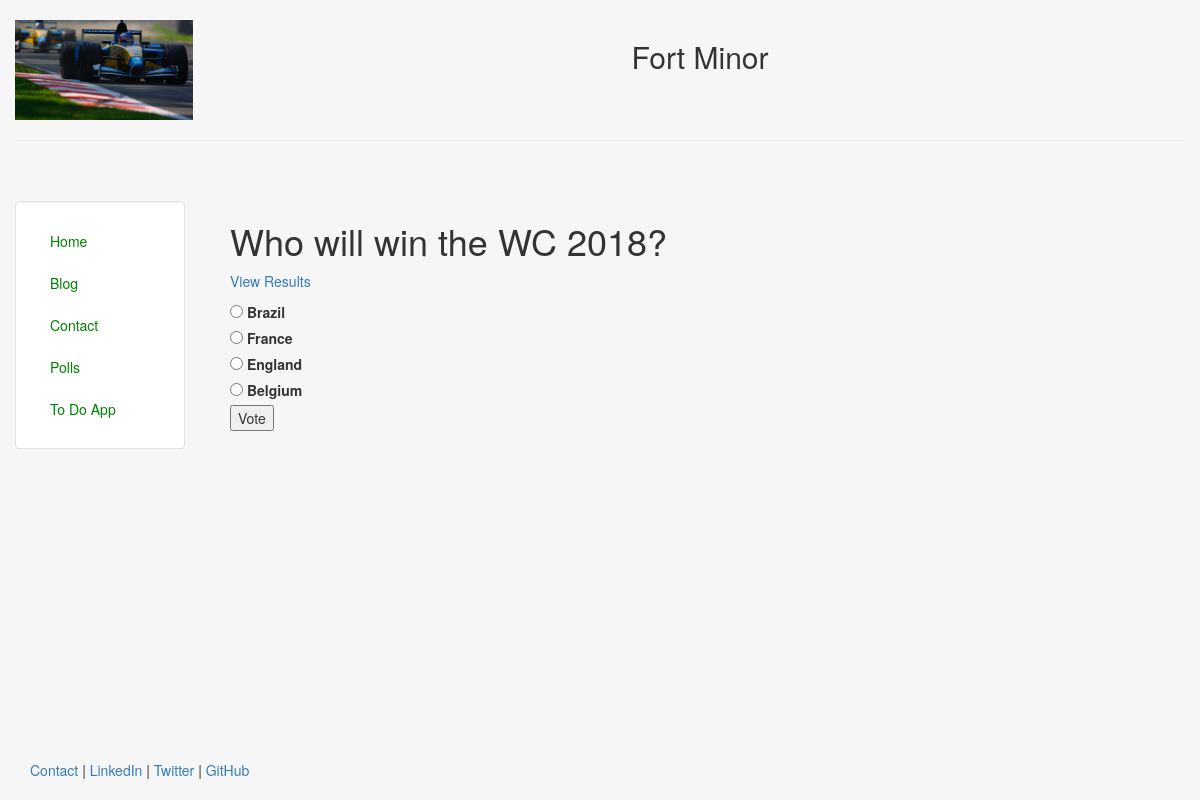
Screenshot of /polls/4/ with the database file from the repository.
### polls/models.py (models this page shows, shortened)
class Question(models.Model):
    question_text = models.CharField(max_length=200)
    pub_date = models.DateTimeField('date published')
    def was_published_recently(self):
        now = timezone.now()
        return now - datetime.timedelta(days=7) <= self.pub_date <= now
    was_published_recently.admin_order_field = 'pub_date'
    was_published_recently.boolean = True
    was_published_recently.short_description = 'Published recently?'

class Choice(models.Model):
    question = models.ForeignKey(Question, on_delete=models.CASCADE)
    choice_text = models.CharField(max_length=200)
    votes = models.IntegerField(default=0)

### polls/views.py (the view)
# urls.py: url(r'^(?P<question_id>[0-9]+)/$', views.detail, name='detail'),
def detail(request, question_id):
    question = get_object_or_404(Question, pk=question_id)
    context =  {'question': question}
    return render(request, 'polls/detail.html', context)

### polls/templates/polls/detail.html (shortened to what this page needs)
{% extends "personal/header.html" %}
{% block content %}
    <h1>{{ question.question_text }}</h1>
    <p><a href="{% url 'polls:results' question.id %}">View Results</a></p>
    <form action="{% url 'polls:vote' question.id %}" method="post">
        {% for choice in question.choice_set.all %}
            <input type="radio" name="choice" id="choice{{ forloop.counter }}" value="{{ choice.id }}" />
            <label for="choice{{ forloop.counter }}">{{ choice.choice_text }}</label><br />
        {% endfor %}
        <input type="submit" value="Vote" />
    </form>
{% endblock %}

### personal/templates/personal/header.html (style rules this page uses)
html, body { height:100%; }

### rows the page displays
Question: question_text "Who will win the WC 2018?"
Choice: choice_text "Brazil"
Choice: choice_text "France"
Choice: choice_text "England"
Choice: choice_text "Belgium"
